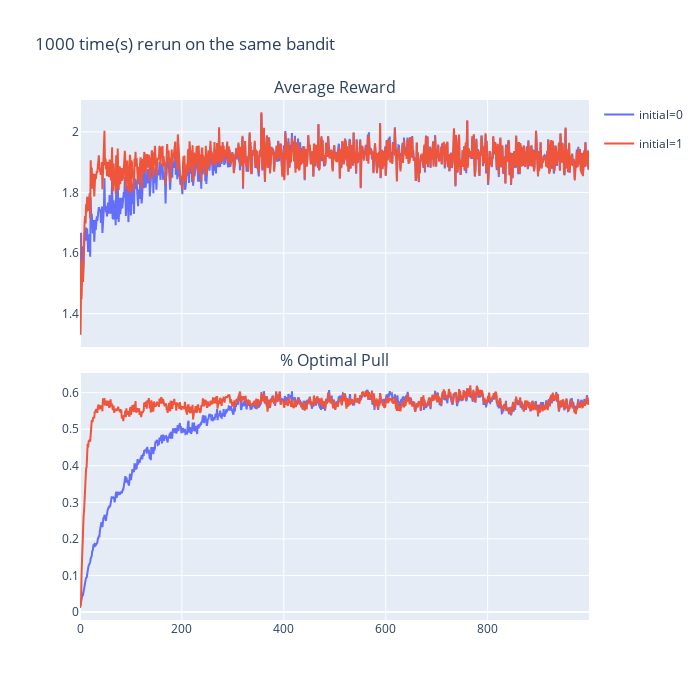

Write notebook code for a chart like this one.
### Code cell
fig = make_subplots(rows=2, cols=1, shared_xaxes=True, vertical_spacing=0.05, subplot_titles=['Average Reward', '% Optimal Pull'])
fig.update_layout(height=700, width=700, title=f'{M} time(s) rerun on the same bandit')
fig.add_trace(go.Scatter(x=np.arange(T), y=average_reward[0, :], legendgroup=0, name='initial=0'), row=1, col=1)
fig.add_trace(go.Scatter(x=np.arange(T), y=average_reward[1, :], legendgroup=1, name='initial=1'), row=1, col=1)
fig.add_trace(go.Scatter(x=np.arange(T), y=average_hit[0, :], legendgroup=0, showlegend=False, marker_color='#636EFA'), row=2, col=1)
fig.add_trace(go.Scatter(x=np.arange(T), y=average_hit[1, :], legendgroup=1, showlegend=False, marker_color='#EF553B'), row=2, col=1)
fig.show()

### Figure 1 — Plotly figure (JSON) as saved in the notebook; plotly's stock layout.template omitted (floating-point values rounded to 4 significant figures; data arrays with more than 128 entries replaced by an {"elided": "..."} marker saying what was removed)
{"data": [{"legendgroup": "0", "name": "initial=0", "type": "scatter", "x": {"elided": "1000 int values"}, "xaxis": "x", "y": {"elided": "1000 float values"}, "yaxis": "y"}, {"legendgroup": "1", "name": "initial=1", "type": "scatter", "x": {"elided": "1000 int values"}, "xaxis": "x", "y": {"elided": "1000 float values"}, "yaxis": "y"}, {"legendgroup": "0", "marker": {"color": "#636EFA"}, "showlegend": false, "type": "scatter", "x": {"elided": "1000 int values"}, "xaxis": "x2", "y": {"elided": "1000 float values"}, "yaxis": "y2"}, {"legendgroup": "1", "marker": {"color": "#EF553B"}, "showlegend": false, "type": "scatter", "x": {"elided": "1000 int values"}, "xaxis": "x2", "y": {"elided": "1000 float values"}, "yaxis": "y2"}], "layout": {"annotations": [{"font": {"size": 16}, "showarrow": false, "text": "Average Reward", "x": 0.5, "xanchor": "center", "xref": "paper", "y": 1, "yanchor": "bottom", "yref": "paper"}, {"font": {"size": 16}, "showarrow": false, "text": "% Optimal Pull", "x": 0.5, "xanchor": "center", "xref": "paper", "y": 0.475, "yanchor": "bottom", "yref": "paper"}], "height": 700, "title": {"text": "1000 time(s) rerun on the same bandit"}, "width": 700, "xaxis": {"anchor": "y", "domain": [0, 1], "matches": "x2", "showticklabels": false}, "xaxis2": {"anchor": "y2", "domain": [0, 1]}, "yaxis": {"anchor": "x", "domain": [0.525, 1]}, "yaxis2": {"anchor": "x2", "domain": [0, 0.475]}}}
